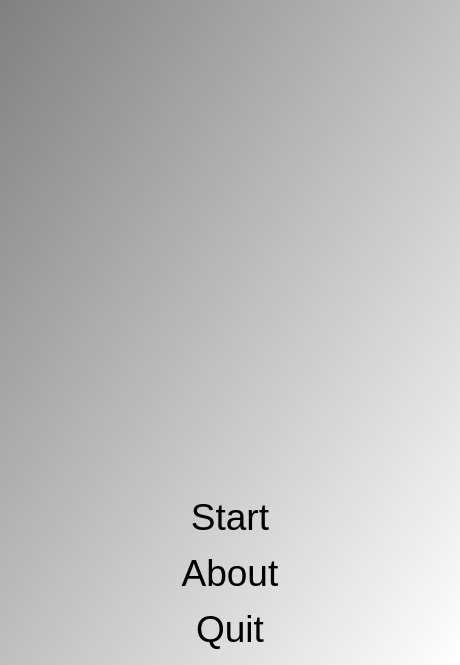
<?xml version="1.0" encoding="UTF-8"?>
<ui version="4.0">
 <class>QtLizardPaperRockScissorsSpockMenuDialog</class>
 <widget class="QDialog" name="QtLizardPaperRockScissorsSpockMenuDialog">
  <property name="geometry">
   <rect>
    <x>0</x>
    <y>0</y>
    <width>460</width>
    <height>665</height>
   </rect>
  </property>
  <property name="font">
   <font>
    <pointsize>28</pointsize>
   </font>
  </property>
  <property name="windowTitle">
   <string>LizardPaperRockScissorsSpock</string>
  </property>
  <property name="styleSheet">
   <string notr="true">QDialog { 
background-color: qlineargradient(x1: 0, y1: 0, x2: 1, y2: 1, stop: 0  #808080, stop: 1 #ffffff);
}
QPushButton { background-color: rgb(255, 255, 255);  }
QPushButton { color: rgb(0,0,0); }
QPushButton { font: 48px, &quot;monospace&quot; }</string>
  </property>
  <layout class="QVBoxLayout" name="verticalLayout">
   <item>
    <widget class="QLabel" name="image_welcome">
     <property name="text">
      <string/>
     </property>
     <property name="pixmap">
      <pixmap resource="ToolLizardPaperRockScissorsSpock.qrc">:/images/ToolLizardPaperRockScissorsSpock.png</pixmap>
     </property>
     <property name="alignment">
      <set>Qt::AlignCenter</set>
     </property>
    </widget>
   </item>
   <item>
    <widget class="QPushButton" name="button_start">
     <property name="text">
      <string>Start</string>
     </property>
     <property name="flat">
      <bool>true</bool>
     </property>
    </widget>
   </item>
   <item>
    <widget class="QPushButton" name="button_about">
     <property name="text">
      <string>About</string>
     </property>
     <property name="flat">
      <bool>true</bool>
     </property>
    </widget>
   </item>
   <item>
    <widget class="QPushButton" name="button_quit">
     <property name="text">
      <string>Quit</string>
     </property>
     <property name="flat">
      <bool>true</bool>
     </property>
    </widget>
   </item>
  </layout>
 </widget>
 <layoutdefault spacing="6" margin="11"/>
 <resources>
  <include location="ToolLizardPaperRockScissorsSpock.qrc"/>
 </resources>
 <connections/>
</ui>
